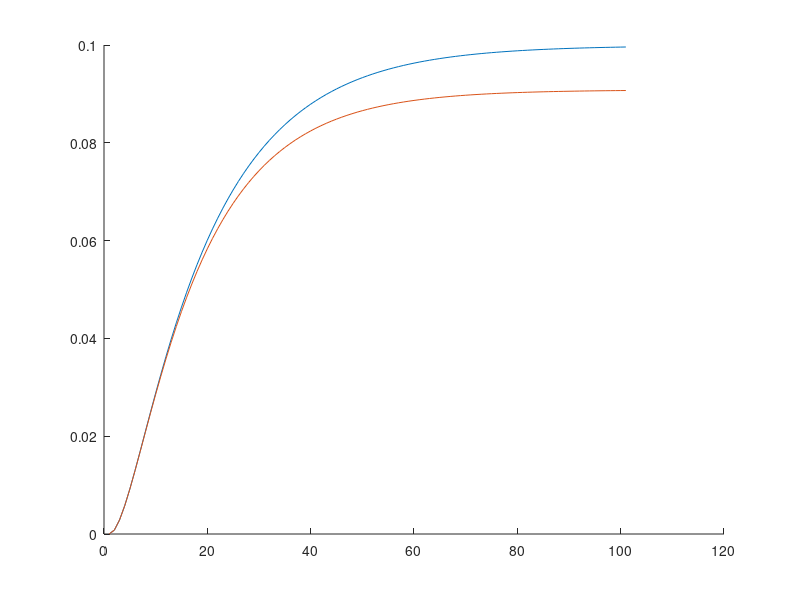

Recreate this plot in MATLAB.
J = 0.01; % J is derived from Newton's 2nd Law equation 
b = 0.1;% b is derived from Newton's 2nd Law equation 
K = 0.01;% J is derived from Newton's 2nd Law equation
%link is:
%%https://ctms.engin.umich.edu/CTMS/index.php?example=MotorSpeed&section=SystemModeling#:~:text=From%20the%20figure%20above%2C%20we%20can%20derive%20the%20following%20governing%20equations%20based%20on%20Newton%27s%202nd%20law%20and%20Kirchhoff%27s%20voltage%20law.

R = 1; %derived from Kirchoff (Resistor)
L = 0.5;%derived from Kirchoff (inductor)
s = tf('s')%transfer function
P_motor = K/((J*s+b)*(L*s+R)+K^2)
x = step(P_motor)
hold on
plot(x)

x2 = P_motor/(1+P_motor)
x2 = step(x2)
plot(x2)
